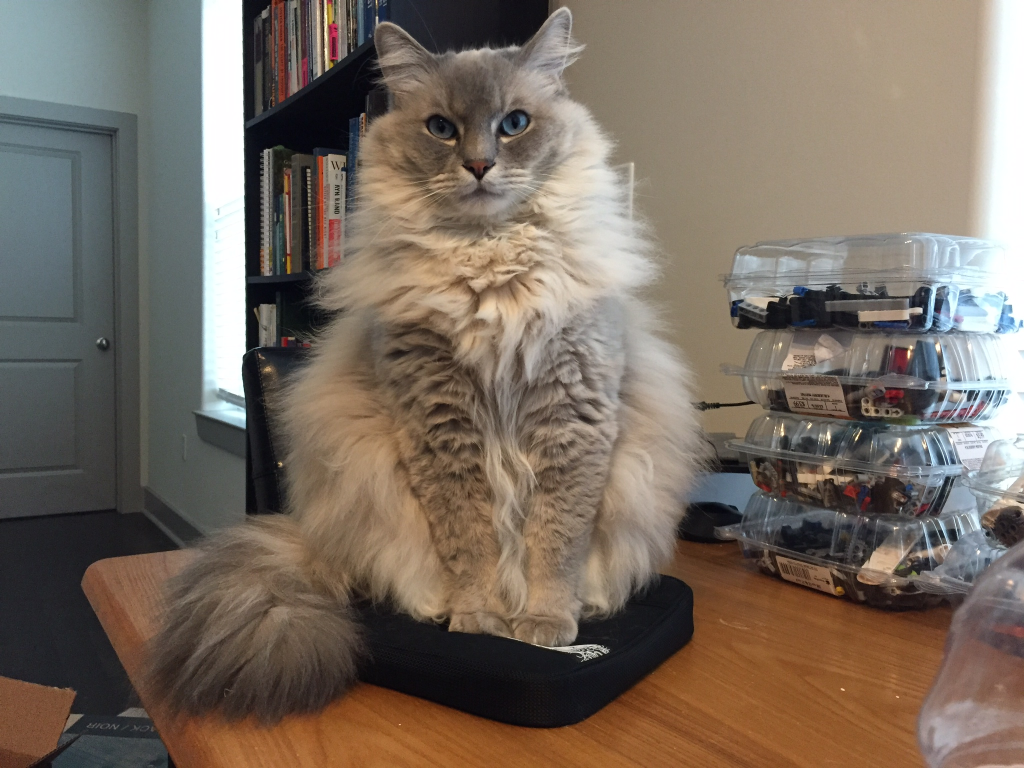
#> input picture RetinopathyProject/EthylVision/samples/sample01.jpg, 2048 x 1536 px (shown at 1/2 size)
$ python sift_feature_demo.py ../../RetinopathyProject/EthylVision/samples/sample01.jpg   (older library calls are emulated)
#> lines starting #> are read from the running program, lines starting #| are printed output that depends on the picture
import cv2
import numpy as np
import argparse

def detect_corners(filename):
	img = cv2.imread(filename)
#> img is the input picture: shape (1536, 2048, 3); mean B, G, R 96.4, 107.9, 120.1
	gray = cv2.cvtColor(img, cv2.COLOR_BGR2GRAY)
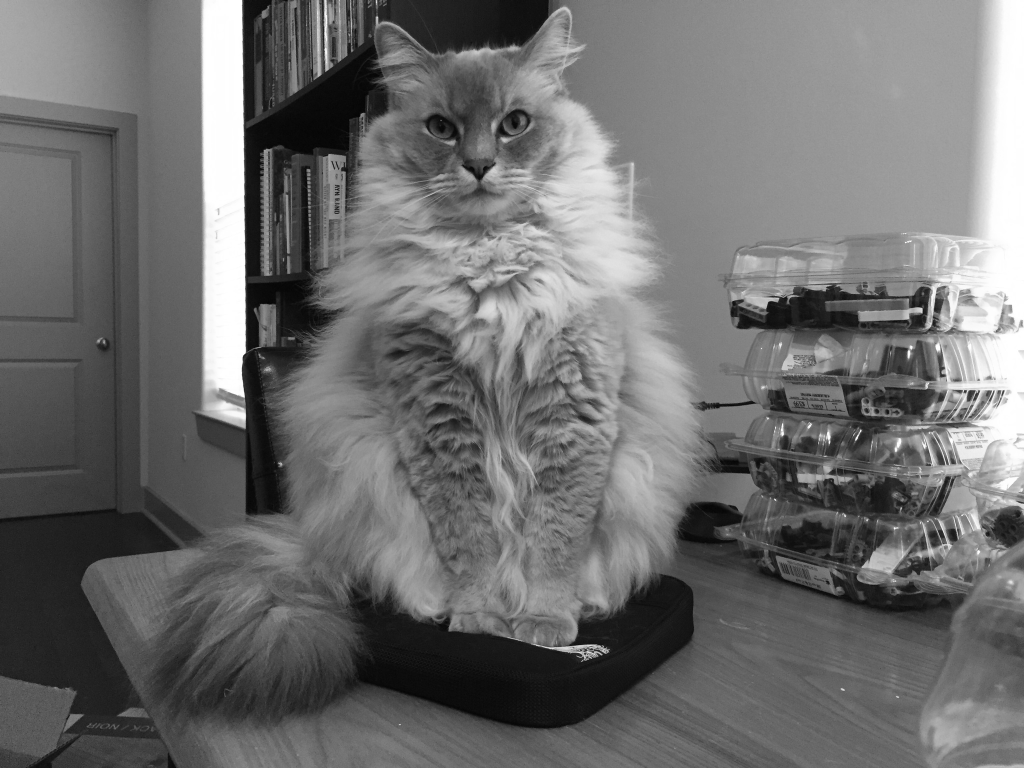
#> gray: shape (1536, 2048) (shown at 1/2 size); min 1, max 255, mean 110.2

	sift = cv2.SIFT()
	#keypoints = sift.detect(gray, None)
	keypoints, descriptors = sift.detectAndCompute(gray, None)
#> keypoints = 5520 keypoints; strongest (x, y, size): (1550, 999, 2.4), (1721, 861, 2.7), (1713, 877, 3.7), (1930, 783, 3.7)
	img = cv2.drawKeypoints(img, keypoints, flags=cv2.DRAW_MATCHES_FLAGS_DRAW_RICH_KEYPOINTS)
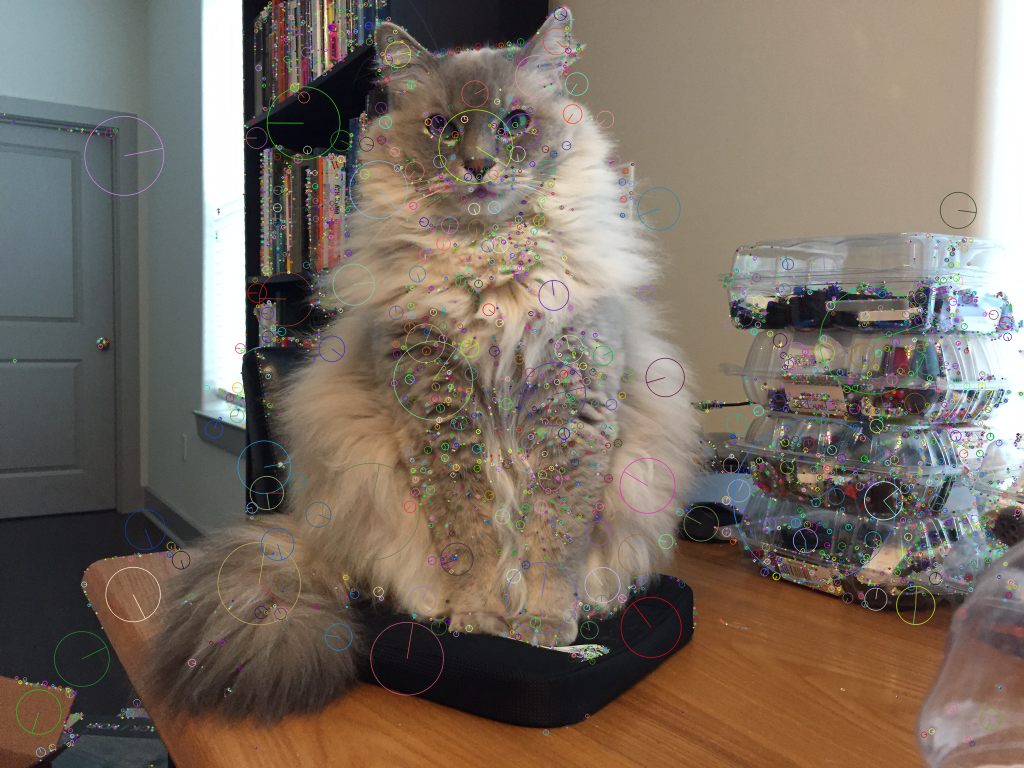
#> img: shape (1536, 2048, 3) (shown at 1/2 size); mean B, G, R 97.8, 108.9, 120.7

	return img

if __name__ == "__main__":
	parser = argparse.ArgumentParser(description='Process SIFT Features.')
	parser.add_argument('filename', metavar='f', help='Filename of image to process.')
	args = parser.parse_args()
	#print args.filename
	img = detect_corners(args.filename)
	img = cv2.resize(img, None, fx=0.5, fy=0.5, interpolation=cv2.INTER_AREA)
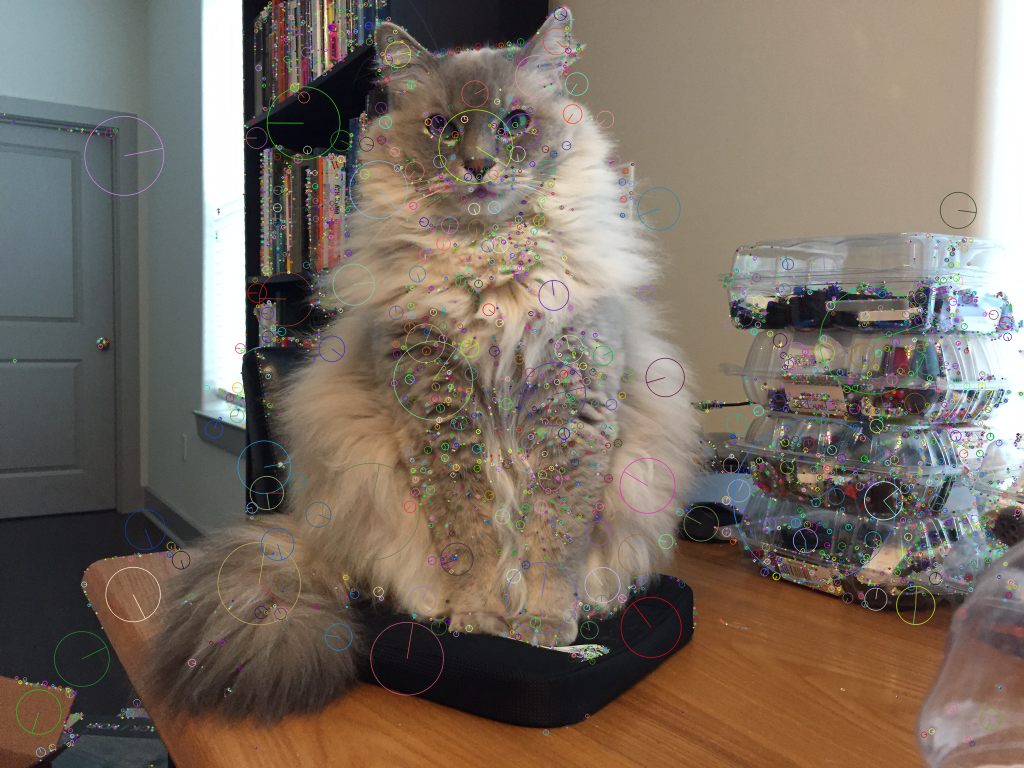
#> img: shape (768, 1024, 3); mean B, G, R 97.9, 109.1, 120.8
	cv2.imshow('SIFT features', img)
	cv2.waitKey()
